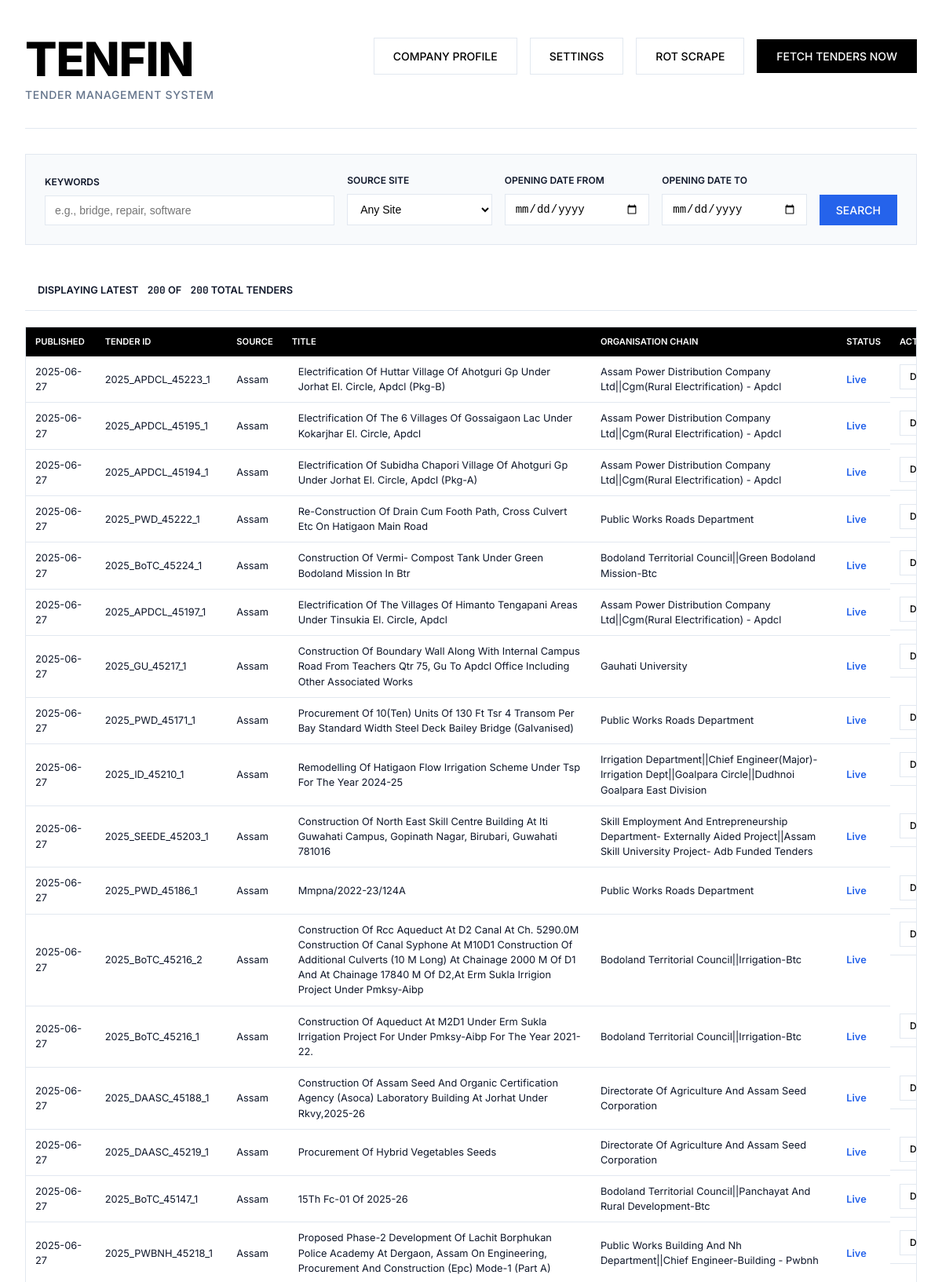
The page / (upper part) on the database its author committed.
### database.py (models this page shows, shortened)
class Tender(Base):
    __tablename__ = "tenders"
    id = Column(Integer, primary_key=True, index=True)
    tender_id = Column(String, unique=True, index=True, nullable=False)
    source_site = Column(String, index=True, nullable=False)
    tender_title = Column(Text)
    organisation_chain = Column(Text)
    tender_value_numeric = Column(Float, nullable=True)
    emd_amount_numeric = Column(Float, nullable=True)
    published_date = Column(DateTime, nullable=True)
    closing_date = Column(DateTime, nullable=True)
    opening_date = Column(DateTime, nullable=True)
    location = Column(String, nullable=True)
    pincode = Column(String, nullable=True)
    status = Column(String, default="Live", index=True) # e.g., "Live", "Result Announced", "Cancelled"
    full_details_json = Column(JSON, nullable=True)
    created_at = Column(DateTime(timezone=True), server_default=func.now())
    updated_at = Column(DateTime(timezone=True), onupdate=func.now())
    result = relationship("TenderResult", back_populates="tender", uselist=False, cascade="all, delete-orphan")
    bids = relationship("TenderBid", back_populates="tender", cascade="all, delete-orphan")

### dashboard.py (the view)
@app.get("/", response_class=HTMLResponse, name="homepage")
async def homepage(request: Request, db: Session = Depends(get_db), keywords: Optional[str] = None, site_key: Optional[str] = None, start_date: Optional[str] = None, end_date: Optional[str] = None):
    if not templates: return HTMLResponse("Template engine error", 503)
    try:
        query = db.query(Tender, EligibilityCheck.eligibility_score).outerjoin(
            EligibilityCheck, Tender.id == EligibilityCheck.tender_id_fk
        )
        is_search = any([keywords, site_key, start_date, end_date])
        if is_search:
            if keywords:
                search_pattern = f"%{keywords}%"
                search_clauses = [ Tender.tender_title.ilike(search_pattern), Tender.organisation_chain.ilike(search_pattern), Tender.tender_id.ilike(search_pattern), Tender.full_details_json.op('->>')('$.work_description').ilike(search_pattern), Tender.full_details_json.op('->>')('$.tender_reference_number').ilike(search_pattern) ]
                query = query.filter(or_(*search_clauses))
            if site_key: query = query.filter(Tender.source_site == site_key)
            if start_date: query = query.filter(Tender.opening_date >= start_date)
            if end_date: query = query.filter(Tender.opening_date < (datetime.datetime.strptime(end_date, "%Y-%m-%d") + datetime.timedelta(days=1)))
        results = query.order_by(desc(Tender.published_date)).limit(200).all()
        tenders_with_scores = []
        for tender, score in results:
            tenders_with_scores.append({
                "tender": tender,
                "eligibility_score": score if score is not None else -1
            })
        total_tenders = db.query(func.count(Tender.id)).scalar()
        sites_in_db = [s[0] for s in db.query(Tender.source_site).distinct().order_by(Tender.source_site).all() if s[0]]
    except Exception as e:
        logger.error(f"DB Error on homepage: {e}", exc_info=True)
        return templates.TemplateResponse("error.html", {"request": request, "error": "Database query failed."})
    return templates.TemplateResponse("index_db.html", {
        "request": request,
        "tenders_with_scores": tenders_with_scores, # Pass new structure to template
        "total_tenders": total_tenders,
        "tenders_shown": len(tenders_with_scores),
        "available_sites": sites_in_db,
        "is_search": is_search,
        "query_keywords": keywords, "query_site": site_key,
        "query_start_date": start_date, "query_end_date": end_date
    })

### templates/index_db.html (shortened to what this page needs)
<!DOCTYPE html>
<html lang="en">
<head>
</head>
<body>
  <div class="container">
    <header class="header">
      <div>
        <h1><a href="{{ url_for('homepage') }}" style="text-decoration:none; color:inherit;">TenFin</a></h1>
        <div class="header-subtitle">Tender Management System</div>
      </div>
      <div class="header-actions">
        <a href="{{ url_for('company_profile_page') }}" class="btn btn-secondary">Company Profile</a>
        <a href="{{ url_for('settings_page') }}" class="btn btn-secondary">Settings</a>
        <a href="{{ url_for('rot_manual_scrape_page') }}" class="btn btn-secondary">ROT Scrape</a>
        <button type="button" id="fetch-tenders-btn" class="btn">Fetch Tenders Now</button>
      </div>
    </header>
    <main>
      <section class="search-section">
        <form action="{{ url_for('homepage') }}" method="get" class="search-form">
            <div class="form-group"><label for="keywords">Keywords</label><input type="text" name="keywords" id="keywords" class="input" placeholder="e.g., bridge, repair, software" value="{{ query_keywords or '' }}"></div>
            <div class="form-group"><label for="site_key">Source Site</label><select name="site_key" id="site_key" class="input"><option value="">Any Site</option></select></div>
            <div class="form-group"><label for="start_date">Opening Date From</label><input type="date" name="start_date" id="start_date" class="input" value="{{ query_start_date or '' }}"></div>
            <div class="form-group"><label for="end_date">Opening Date To</label><input type="date" name="end_date" id="end_date" class="input" value="{{ query_end_date or '' }}"></div>
            <div class="form-group"><button type="submit" class="btn btn-accent">Search</button></div>
        </form>
      </section>
      <section class="results-section">
        <div class="stats-bar">
            {% if is_search %}
                <div class="stats-item">Found <span class="stats-value">{{ tenders_shown }}</span> Matching Tenders</div>
            {% else %}
                <div class="stats-item">Displaying Latest <span class="stats-value">{{ tenders_shown }}</span> of <span class="stats-value">{{ total_tenders }}</span> Total Tenders</div>
            {% endif %}
        </div>
        <div class="table-responsive-wrapper">
            {% if tenders_with_scores %}
            <table class="tender-table">
                <thead>
                    <tr>
                        <th>Published</th><th>Tender ID</th><th>Source</th><th>Title</th><th>Organisation Chain</th><th>Status</th><th>Actions</th>
                    </tr>
                </thead>
                <tbody>
                    {% for item in tenders_with_scores %}
                    {% set tender = item.tender %}
                    {% set score = item.eligibility_score %}
                    {%
                       set score_class = 'score-green' if score > 50 else
                                         'score-yellow' if score > 25 else
                                         'score-orange' if score >= 10 else
                                         'score-red' if score >= 0 else ''
                    %}
                    <tr>
                        <td>{{ tender.published_date | datetime('%Y-%m-%d') if tender.published_date else 'N/A' }}</td>
                        <td>{{ tender.tender_id }}</td>
                        <td>{{ tender.source_site }}</td>
                        <td class="title-cell">
                            <div class="eligibility-accent {{ score_class }}"></div>
                            {{ tender.tender_title | neat_format }}
                        </td>
                        <td>{{ tender.organisation_chain | neat_format }}</td>
                        <td>
                            {% if tender.status == 'Result Announced' %}<span class="status-result">Result Announced</span>
                            {% else %}<span class="status-live">Live</span>{% endif %}
                        </td>
                        <td class="actions-cell">
                            <a href="{{ url_for('view_tender_detail', tender_pk_id=tender.id) }}" class="btn btn-secondary" style="padding: 6px 12px; font-size: 0.75rem;">Details</a>
                        </td>
                    </tr>
                    {% endfor %}
                </tbody>
            </table>
            {% else %}
                <div class="no-items">{% if is_search %}No tenders found matching your criteria.{% else %}No tenders found in the database.{% endif %}</div>
            {% endif %}
        </div>
      </section>
    </main>
  </div>
</body>
</html>

### templates/index_db.html (style rules this page uses)
* { box-sizing: border-box; margin: 0; padding: 0; }
html { font-size: 16px; }
:root { --color-primary: #000000; --color-secondary: #1a1a1a; --color-accent: #2563eb; --color-surface: #ffffff; --color-surface-alt: #f8fafc; --color-border: #e2e8f0; --color-text: #0f172a; --color-text-muted: #64748b; --color-success: #059669; --shadow-md: 0 4px 6px -1px rgb(0 0 0 / 0.1), 0 2px 4px -2px rgb(0 0 0 / 0.1); }
body { font-family: 'Inter', sans-serif; background: var(--color-surface-alt); color: var(--color-text); line-height: 1.5; }
.container { max-width: none; width: 100%; margin: 0 auto; padding: 48px 32px; background: var(--color-surface); min-height: 100vh; }
.header { display: flex; justify-content: space-between; align-items: flex-start; margin-bottom: 32px; padding-bottom: 32px; border-bottom: 1px solid var(--color-border); }
.header h1 { font-size: clamp(2.5rem, 5vw, 4rem); font-weight: 800; letter-spacing: -0.02em; line-height: 0.9; color: var(--color-primary); text-transform: uppercase; }
.header-subtitle { font-size: 0.875rem; font-weight: 500; color: var(--color-text-muted); text-transform: uppercase; letter-spacing: 0.05em; margin-top: 8px; }
.header-actions { display: flex; gap: 16px; flex-wrap: wrap; align-items: center; }
.btn { display: inline-flex; align-items: center; justify-content: center; padding: 12px 24px; border: 1px solid var(--color-primary); font-family: inherit; font-size: 0.875rem; font-weight: 500; text-decoration: none; color: var(--color-surface); background: var(--color-primary); border-radius: 0; cursor: pointer; transition: all 0.2s ease; text-transform: uppercase; }
.btn-secondary { background: transparent; color: var(--color-primary); border-color: var(--color-border); }
.btn-accent { background: var(--color-accent); border-color: var(--color-accent); }
.search-section { background: var(--color-surface-alt); border: 1px solid var(--color-border); padding: 24px; margin-bottom: 32px; }
.search-form { display: grid; grid-template-columns: 2fr 1fr 1fr 1fr auto; gap: 16px; align-items: flex-end; }
.form-group { display: flex; flex-direction: column; }
.form-group label { margin-bottom: 8px; font-size: 0.75rem; font-weight: 600; color: var(--color-text); text-transform: uppercase; }
.form-group .input { width: 100%; border: 1px solid var(--color-border); background: var(--color-surface); padding: 10px 12px; font-size: 0.875rem; border-radius: 0; }
.form-group .btn { padding: 10px 20px; }
.table-responsive-wrapper { width: 100%; overflow-x: auto; border: 1px solid var(--color-border); }
.tender-table { width: 100%; min-width: 1200px; border-collapse: collapse; }
.tender-table th { background: var(--color-primary); color: var(--color-surface); padding: 10px 12px; text-align: left; font-weight: 600; font-size: 0.7rem; text-transform: uppercase; white-space: nowrap; position: sticky; top: 0; }
.tender-table td { padding: 10px 12px; border-bottom: 1px solid var(--color-border); font-size: 0.8rem; vertical-align: middle; }
.status-live { color: var(--color-accent); font-weight: 600; }
.stats-bar { padding: 16px; margin-bottom: 20px; display: flex; justify-content: space-between; align-items: center; border-bottom: 1px solid var(--color-border); }
.stats-item { font-size: 0.8rem; font-weight: 600; color: var(--color-text); text-transform: uppercase; }
.stats-value { font-family: 'JetBrains Mono', monospace; margin-left: 8px; }
.actions-cell { display: flex; gap: 8px; }
.tender-table td.title-cell { position: relative; padding-left: 20px; }
.eligibility-accent { position: absolute; left: 0; top: 0; bottom: 0; width: 8px; background-color: transparent; }

### rows shown on the page
Tender: published_date "2025-06-27", tender_id "2025_APDCL_45223_1", source_site "Assam", tender_title|neat_format "Electrification Of Huttar Village Of Ahotguri Gp Under Jorhat El. Circle, Apdcl (Pkg-B)", organisation_chain|neat_format "Assam Power Distribution Company Ltd||Cgm(Rural Electrification) - Apdcl"
Tender: published_date "2025-06-27", tender_id "2025_APDCL_45195_1", source_site "Assam", tender_title|neat_format "Electrification Of The 6 Villages Of Gossaigaon Lac Under Kokarjhar El. Circle, Apdcl", organisation_chain|neat_format "Assam Power Distribution Company Ltd||Cgm(Rural Electrification) - Apdcl"
Tender: published_date "2025-06-27", tender_id "2025_APDCL_45194_1", source_site "Assam", tender_title|neat_format "Electrification Of Subidha Chapori Village Of Ahotguri Gp Under Jorhat El. Circle, Apdcl (Pkg-A)", organisation_chain|neat_format "Assam Power Distribution Company Ltd||Cgm(Rural Electrification) - Apdcl"
Tender: published_date "2025-06-27", tender_id "2025_PWD_45222_1", source_site "Assam", tender_title|neat_format "Re-Construction Of Drain Cum Footh Path, Cross Culvert Etc On Hatigaon Main Road", organisation_chain|neat_format "Public Works Roads Department"
Tender: published_date "2025-06-27", tender_id "2025_BoTC_45224_1", source_site "Assam", tender_title|neat_format "Construction Of Vermi- Compost Tank Under Green Bodoland Mission In Btr", organisation_chain|neat_format "Bodoland Territorial Council||Green Bodoland Mission-Btc"
Tender: published_date "2025-06-27", tender_id "2025_APDCL_45197_1", source_site "Assam", tender_title|neat_format "Electrification Of The Villages Of Himanto Tengapani Areas Under Tinsukia El. Circle, Apdcl", organisation_chain|neat_format "Assam Power Distribution Company Ltd||Cgm(Rural Electrification) - Apdcl"
Tender: published_date "2025-06-27", tender_id "2025_GU_45217_1", source_site "Assam", tender_title|neat_format "Construction Of Boundary Wall Along With Internal Campus Road From Teachers Qtr 75, Gu To Apdcl Office Including Other Associated Works", organisation_chain|neat_format "Gauhati University"
Tender: published_date "2025-06-27", tender_id "2025_PWD_45171_1", source_site "Assam", tender_title|neat_format "Procurement Of 10(Ten) Units Of 130 Ft Tsr 4 Transom Per Bay Standard Width Steel Deck Bailey Bridge (Galvanised)", organisation_chain|neat_format "Public Works Roads Department"
Tender: published_date "2025-06-27", tender_id "2025_ID_45210_1", source_site "Assam", tender_title|neat_format "Remodelling Of Hatigaon Flow Irrigation Scheme Under Tsp For The Year 2024-25", organisation_chain|neat_format "Irrigation Department||Chief Engineer(Major)-Irrigation Dept||Goalpara Circle||Dudhnoi Goalpara East Division"
Tender: published_date "2025-06-27", tender_id "2025_SEEDE_45203_1", source_site "Assam", tender_title|neat_format "Construction Of North East Skill Centre Building At Iti Guwahati Campus, Gopinath Nagar, Birubari, Guwahati 781016", organisation_chain|neat_format "Skill Employment And Entrepreneurship Department- Externally Aided Project||Assam Skill University Project- Adb Funded Tenders"
Tender: published_date "2025-06-27", tender_id "2025_PWD_45186_1", source_site "Assam", tender_title|neat_format "Mmpna/2022-23/124A", organisation_chain|neat_format "Public Works Roads Department"
Tender: published_date "2025-06-27", tender_id "2025_BoTC_45216_2", source_site "Assam", tender_title|neat_format "Construction Of Rcc Aqueduct At D2 Canal At Ch. 5290.0M Construction Of Canal Syphone At M10D1 Construction Of Additional Culverts (10 M Long) At Chainage 2000 M Of D1 And At Chainage 17840 M Of D2,At Erm Sukla Irrigion Project Under Pmksy-Aibp", organisation_chain|neat_format "Bodoland Territorial Council||Irrigation-Btc"
Tender: published_date "2025-06-27", tender_id "2025_BoTC_45216_1", source_site "Assam", tender_title|neat_format "Construction Of Aqueduct At M2D1 Under Erm Sukla Irrigation Project For Under Pmksy-Aibp For The Year 2021-22.", organisation_chain|neat_format "Bodoland Territorial Council||Irrigation-Btc"
Tender: published_date "2025-06-27", tender_id "2025_DAASC_45188_1", source_site "Assam", tender_title|neat_format "Construction Of Assam Seed And Organic Certification Agency (Asoca) Laboratory Building At Jorhat Under Rkvy,2025-26", organisation_chain|neat_format "Directorate Of Agriculture And Assam Seed Corporation"
Tender: published_date "2025-06-27", tender_id "2025_DAASC_45219_1", source_site "Assam", tender_title|neat_format "Procurement Of Hybrid Vegetables Seeds", organisation_chain|neat_format "Directorate Of Agriculture And Assam Seed Corporation"
Tender: published_date "2025-06-27", tender_id "2025_BoTC_45147_1", source_site "Assam", tender_title|neat_format "15Th Fc-01 Of 2025-26", organisation_chain|neat_format "Bodoland Territorial Council||Panchayat And Rural Development-Btc"
Tender: published_date "2025-06-27", tender_id "2025_PWBNH_45218_1", source_site "Assam", tender_title|neat_format "Proposed Phase-2 Development Of Lachit Borphukan Police Academy At Dergaon, Assam On Engineering, Procurement And Construction (Epc) Mode-1 (Part A)", organisation_chain|neat_format "Public Works Building And Nh Department||Chief Engineer-Building - Pwbnh"

### other values the page prints
{{ tenders_shown }} "200"
{{ total_tenders }} "200"
